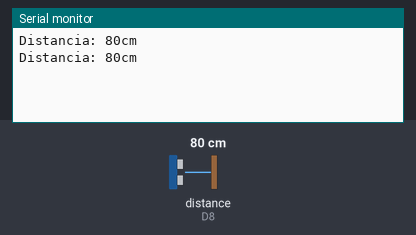
Simulated run of this sketch. Board: ESP8266 (NodeMCU). On the bench: the last lines printed to the serial monitor. The test bench sets the inputs (shaded band); at power-on: distance to the obstacle (sensor on D8) 80 cm. The echo pulse lasts 58.3 µs per cm.

Above: at 1.8 s.
1.9 s: distance to the obstacle (sensor on D8) set to 2 cm
At 2.8 s:
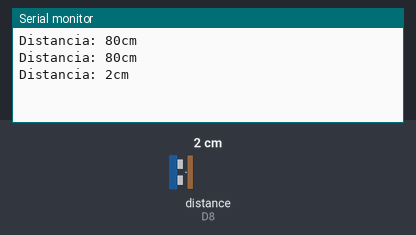
3.4 s: distance to the obstacle (sensor on D8) set to 4 cm
At 4.8 s:
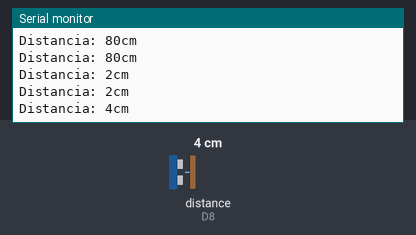
Timing chart, 0 to 6.4 s (numbered marks = the images above; inputs shaded):
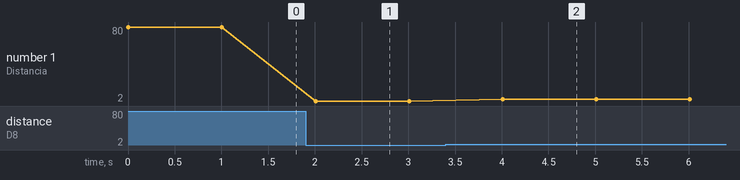

Measured:
- after the input at 1.9 s, the serial monitor: prints a new line after 0.11 s (image 1)
- after the input at 3.4 s, the serial monitor: prints a new line after 0.61 s (image 2)
- plotted number 1: 80 → 2 after the input at 1.9 s, 2 → 4 after the input at 3.4 s

The sketch:

Ultrasonic_Sensor.ino
```cpp
#include <Ultrasonic.h> // Declaração de biblioteca

Ultrasonic ultrasonic(D7, D8); // Instância chamada ultrasonic com parâmetros (trig,echo)

void setup() {
  Serial.begin(9600); // Inicio da comunicação serial
}

void loop() {
  Serial.print("Distancia: "); // Escreve texto na tela
  Serial.print(ultrasonic.distanceRead());// distância medida em cm
  Serial.println("cm"); // escreve texto na tela e pula uma linha
  delay(1000); // aguarda 1s
}
```
